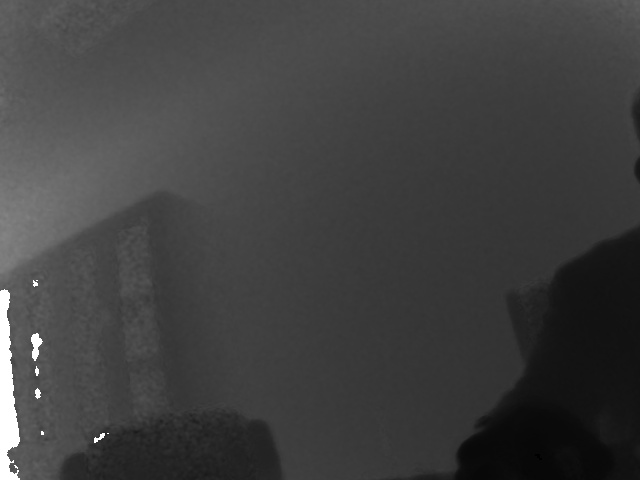
//> input picture ToFCount/trunk/src/PersonBehaviorAnalyser/PersonBehaviorAnalyser/data/1.jpg, 640 x 480 px, given in place of 20190411101958.avi, which was not available
$ ./PersonBehaviorAnalyser   (built with g++ and OpenCV 4)
//> lines starting //> are read from the running program, lines starting //| are printed output that depends on the picture; after the words box and inside, x2 and y2 are one past the last pixel; in counts of white or black regions, pixels touching at a corner belong together; pictures that were not available may be replaced by others from this repository, and a replacement may not be noted
### ToFCount/trunk/src/PersonBehaviorAnalyser/PersonBehaviorAnalyser/pch.h
// 入门提示:
//   1. 使用解决方案资源管理器窗口添加/管理文件
//   2. 使用团队资源管理器窗口连接到源代码管理
//   3. 使用输出窗口查看生成输出和其他消息
//   4. 使用错误列表窗口查看错误
//   5. 转到“项目”>“添加新项”以创建新的代码文件，或转到“项目”>“添加现有项”以将现有代码文件添加到项目
//   6. 将来，若要再次打开此项目，请转到“文件”>“打开”>“项目”并选择 .sln 文件

#ifndef PCH_H
#define PCH_H

// TODO: 添加要在此处预编译的标头

#endif //PCH_H

### ToFCount/trunk/src/PersonBehaviorAnalyser/PersonBehaviorAnalyser/PersonBehaviorAnalyser.cpp
// DepthObjectDetect.cpp : 此文件包含 "main" 函数。程序执行将在此处开始并结束。
//

#include "pch.h"
#define _CRT_SECURE_NO_DEPRECATE
#include <iostream>
#include <opencv2/highgui.hpp>
#include <opencv2/imgproc.hpp>
#include <opencv2/videoio.hpp>
#include <opencv2/video.hpp>
#include <opencv2/tracking.hpp>
using namespace std;
using namespace cv;
#pragma comment(lib, "opencv_highgui400d.lib")
#pragma comment(lib, "opencv_core400d.lib")
#pragma comment(lib, "opencv_imgproc400d.lib")
#pragma comment(lib, "opencv_imgcodecs400d.lib")
#pragma comment(lib, "opencv_videoio400d.lib")
#pragma comment(lib, "opencv_objdetect400d.lib")
#pragma comment(lib, "opencv_video400d.lib")
#pragma comment(lib, "opencv_tracking400d.lib")
int keyboard; //input from keyboard
void processVideo(char* videoFilename, int train);
void processFrame();
void  getMinMax(Mat &frame, vector<Point> contour, int *min, int *max);
int frameHeight = 480;
int frameWidth = 640;
char data_root[] = "F:\\ToF\\ToFCount\\trunk\\src\\PersonBehaviorAnalyser\\DataCapture";
char depth_data_file[] = "20190411101958.avi";
char result_file_path[256];
char depth_file_path[256];
cv::Mat frame;
Mat fgMaskMOG2; //fg mask fg mask generated by MOG2 method
Mat theBackground; //Will hold the current background image as seen from the model
Mat diff_thresh;
Mat result;
Mat im_color;
Ptr<BackgroundSubtractor> pMOG2; //MOG2 Background subtractor
RNG rng(123456);

void  getMinMax(Mat &frame,vector<Point> contour,int *min,int *max)
{


}

void processFrame()
{
	/*
	double min, max;
	cv::minMaxIdx(frame, &min, &max);
	cout << "min=" << min << ",max=" << max << endl;
	*/
	for (int i = 0; i < frameHeight; i++)
	{
		for (int j = 0; j < frameWidth; j++)
		{

		}
	}

}
int main()
{
	int key;
	Mat im_color;
	int frame_count = 0;
	int number_to_train_on = 20;
	//cv::namedWindow("Image", cv::WINDOW_AUTOSIZE);
	cv::namedWindow("Frame", cv::WINDOW_AUTOSIZE);
	sprintf(depth_file_path, "%s\\%s", data_root, depth_data_file);
	sprintf(result_file_path, "%s\\result_%s", data_root, depth_data_file);
	//create Background Subtractor objects
	pMOG2 = createBackgroundSubtractorMOG2(); //MOG2 approach
	processVideo(depth_file_path, number_to_train_on);
	getchar();
}


void processVideo(char* videoFilename, int train) {
//> called with train = 20
	//create the capture object
	VideoCapture capture(videoFilename);
	VideoWriter writer(result_file_path, VideoWriter::fourcc('M', 'J', 'P', 'G'), 15, Size(640, 480), 1);
	if (!capture.isOpened()) {
		//error in opening the video input
		cerr << "Unable to open video file: " << videoFilename << endl;
		exit(EXIT_FAILURE);
	}
	//read input data. ESC or 'q' for quitting
	double learning_rate = 0.1;
	int frame_count = 0;
	capture >> frame;
//> frame is the input picture: 480 rows x 640 cols, CV_8UC3; min 0, max 255, mean 64.1
	Rect2d roi;
	double roi_left, roi_top, roi_right, roi_bottom;
	roi = selectROI("roi", frame);
//> the box from (160, 120) to (480, 360) is selected with the mouse
//> roi = Rect(160, 120, 320, 240)
	//quit if ROI was not selected
	if (roi.width == 0 || roi.height == 0)
	{
		cv::destroyAllWindows();
		exit(0);
	}
	roi_left = roi.x;
//> roi_left = 160
	roi_top = roi.y;
//> roi_top = 120
	roi_right = roi.x + roi.width;
//> roi_right = 480
	roi_bottom = roi.y + roi.height;
//> roi_bottom = 360
	//Mat mask = Mat(480, 640, CV_8UC3);
	Mat mask = Mat::zeros(frameHeight, frameWidth, CV_8UC3);
	for (int x = (int)roi_left; x <= (int)roi_right; x++)
	{
		for (int y = (int)roi_top; y <= (int)roi_bottom; y++)
		{
			mask.at<cv::Vec3b>(y, x)[0] = 255;
			mask.at<cv::Vec3b>(y, x)[1] = 255;
			mask.at<cv::Vec3b>(y, x)[2] = 255;
		}
	}
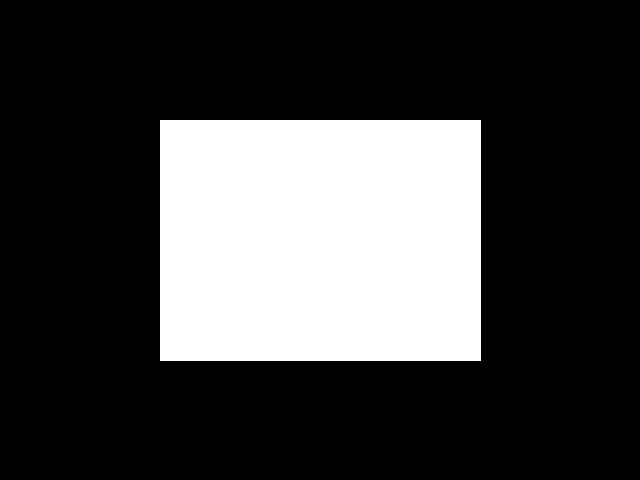
//> mask: 480 rows x 640 cols, CV_8UC3; 25.2% white; 1 white region, box (x1, y1, x2, y2) and area: (160, 120, 481, 361) 77361
	//imshow("Mask", mask);
	while ((char)keyboard != 'q' && (char)keyboard != 27) {
		//read the current frame
		if (!capture.read(frame)) {
			cerr << "Unable to read next frame." << endl;
			cerr << "Exiting..." << endl;
			break;
		}

		frame_count = int(capture.get(CAP_PROP_POS_FRAMES)); //get frame#
		//update the background model
		if (frame_count == train) {
			learning_rate = 0;
		} //stop learning after training
		frame.copyTo(frame, mask);
		processFrame();

		pMOG2->apply(frame, fgMaskMOG2, learning_rate);
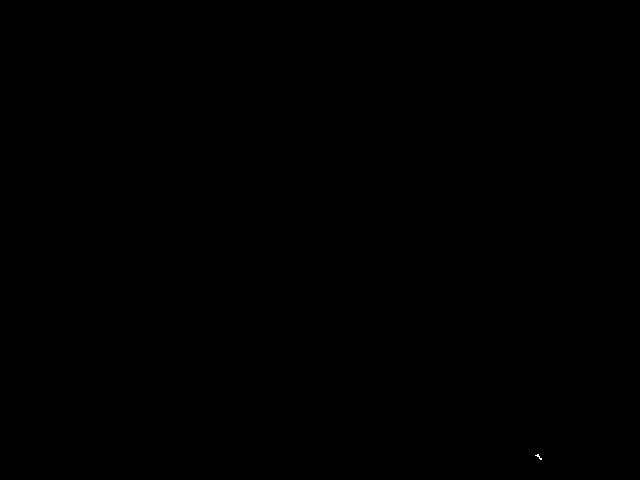
//> fgMaskMOG2: 480 rows x 640 cols, CV_8UC1; values 127 (black) and 255 (white), 0% white in thin lines or dots, all inside (x1, y1, x2, y2) = (535, 454, 542, 460)
		applyColorMap(frame, im_color, COLORMAP_RAINBOW);
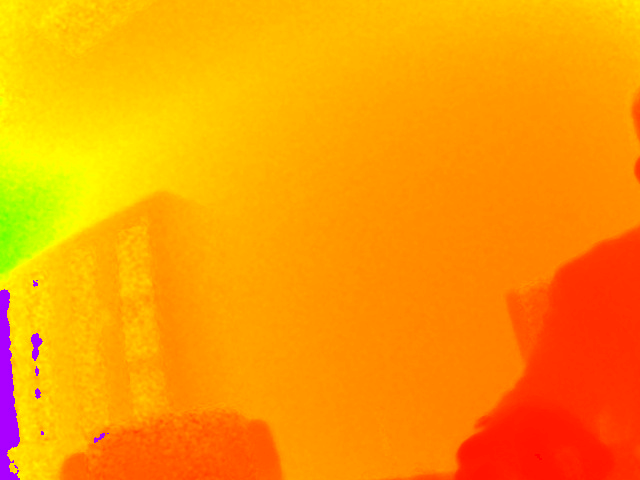
//> im_color: 480 rows x 640 cols, CV_8UC3; mean B, G, R 2.3, 153.9, 253
		//get the frame number and write it on the current frame
		stringstream ss;
		rectangle(frame, cv::Point(10, 2), cv::Point(100, 20),
			cv::Scalar(0, 255, 0), -1);
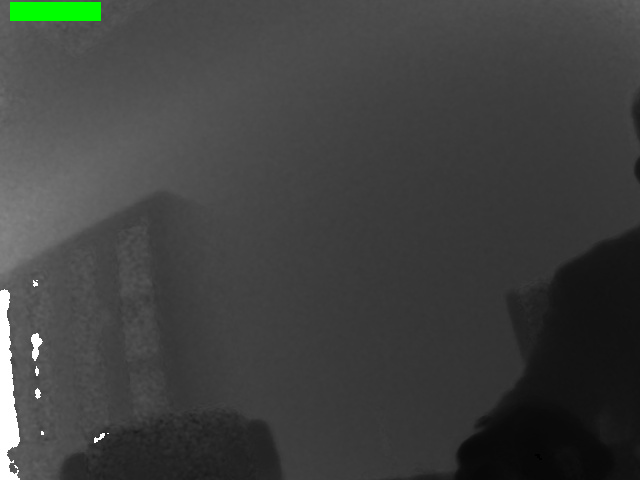
//> frame: 480 rows x 640 cols, CV_8UC3; 0.56% of pixels changed, all inside (x1, y1, x2, y2) = (10, 2, 101, 21)
		ss << capture.get(CAP_PROP_POS_FRAMES);
		string frameNumberString = ss.str();
		putText(frame, frameNumberString.c_str(), cv::Point(15, 15),
			FONT_HERSHEY_SIMPLEX, 0.5, cv::Scalar(0, 0, 0));
//> frame: 480 rows x 640 cols, CV_8UC3; 28 pixels changed, all inside (x1, y1, x2, y2) = (17, 5, 25, 16)

		rectangle(im_color, cv::Point(10, 2), cv::Point(100, 20),
			cv::Scalar(0, 255, 0), -1);
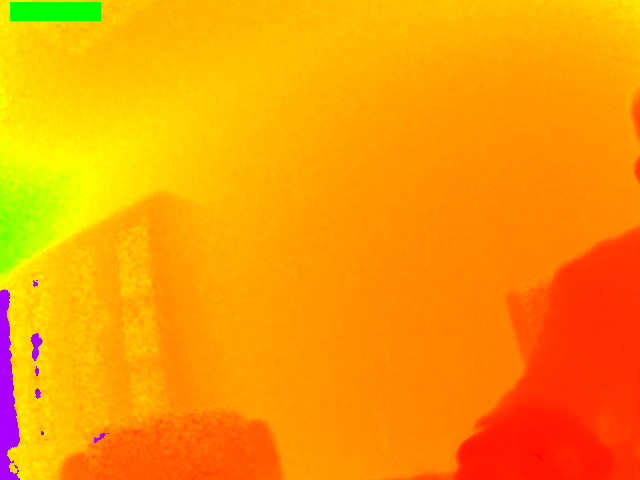
//> im_color: 480 rows x 640 cols, CV_8UC3; 0.56% of pixels changed, all inside (x1, y1, x2, y2) = (10, 2, 101, 21)
		putText(im_color, frameNumberString.c_str(), cv::Point(15, 15),
			FONT_HERSHEY_SIMPLEX, 0.5, cv::Scalar(0, 0, 0));

		result = im_color.clone();
		vector<vector<Point> > contours;
		threshold(fgMaskMOG2, diff_thresh, 50, 255, THRESH_BINARY);
//> diff_thresh: 480 rows x 640 cols, CV_8UC1; every value is 255
		findContours(diff_thresh, contours, RETR_EXTERNAL, CHAIN_APPROX_NONE);
//> contours = 1 contour; box (x1, y1, x2, y2) and area: (0, 0, 640, 480) 306081
		rectangle(result, roi, Scalar(0, 0, 255), 2);
		line(result, Point(roi.x,roi.y+roi.height/2), Point(roi.x+roi.width, roi.y + roi.height / 2), cv::Scalar(255, 0, 0), 1);
		line(result, Point(roi.x, roi.y + roi.height*2 / 10), Point(roi.x + roi.width, roi.y + roi.height*2 / 10), cv::Scalar(255, 0, 0), 1);
		line(result, Point(roi.x, roi.y + roi.height * 8 / 10), Point(roi.x + roi.width, roi.y + roi.height * 8 / 10), cv::Scalar(255, 0, 0), 1);
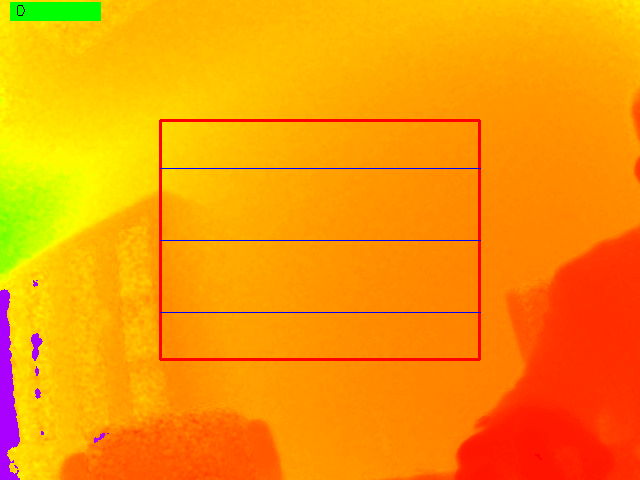
//> result: 480 rows x 640 cols, CV_8UC3; mean B, G, R 3.1, 151.9, 250.7
		//show the current frame and the fg masks

		vector<Rect> boundRect(contours.size());
//> boundRect = 1 Rect (x, y, width, height): [0, 0, 0, 0]
		double area;
		float center_x, center_y;
		Scalar color = Scalar(rng.uniform(0, 180), rng.uniform(0, 180), rng.uniform(0, 180));
		for (int i = 0; i < contours.size(); i++)
		{
			boundRect[i] = boundingRect(contours[i]);
			center_x = boundRect[i].x + boundRect[i].width/2;
			center_y = boundRect[i].y + boundRect[i].height/2;
			if (center_x >= roi_left && center_x <= roi_right && center_y >= roi_top && center_y <= roi_bottom)
			{
				area = contourArea(contours[i]);
				Moments mom = moments(contours[i], false);
				Point m = Point(static_cast<float>(mom.m10 / mom.m00), static_cast<float>(mom.m01 / mom.m00));
				cout << area << endl;
				if (area >= 6000)
				{
					drawContours(result, contours, -1, Scalar(0, 255, 0), 2);
					circle(result, m, 5, color, 2, 8);
					rectangle(result, boundRect[i], Scalar(0, 255, 0), 2);//在result上绘制正外接矩形
				}
			}
		}
//> this loop made 1 pass
//> (center_x, center_y, area, m) on pass 1: (320, 240, 306081, Point(319, 239))
//| 306081
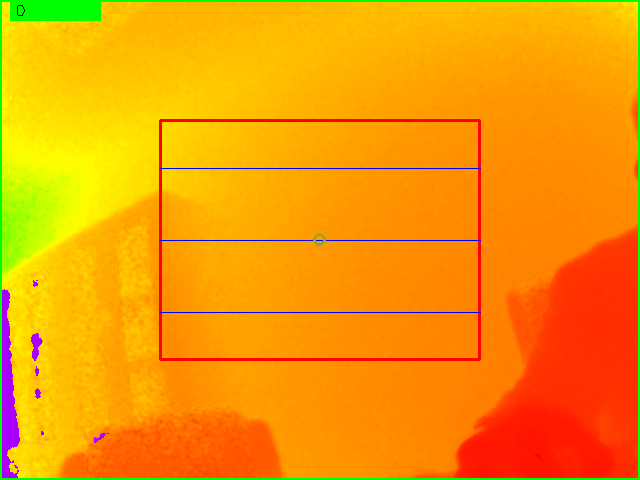
//> result: 480 rows x 640 cols, CV_8UC3; 1.48% of pixels changed, all inside (x1, y1, x2, y2) = (0, 0, 640, 480)

		imshow("Frame", frame);
		imshow("FG Mask MOG 2", fgMaskMOG2);
		imshow("Result", result);
		writer.write(result);
		pMOG2->getBackgroundImage(theBackground); //Get an image of the model's background
		//imshow("theBackground", theBackground);

		//get the input from the keyboard

		if (frame_count >= train) {
			//cout << "\nHit any key to continue\n" << endl;
			//keyboard = waitKey(); //single step with keyboard press in run mode
			keyboard = waitKey(10);
		}
		else {
			keyboard = waitKey(10); //run automatically in train mode
//> the 'q' key is pressed
		}

	}

	//delete capture object
	capture.release();
	writer.release();
	cv::destroyAllWindows();

}
